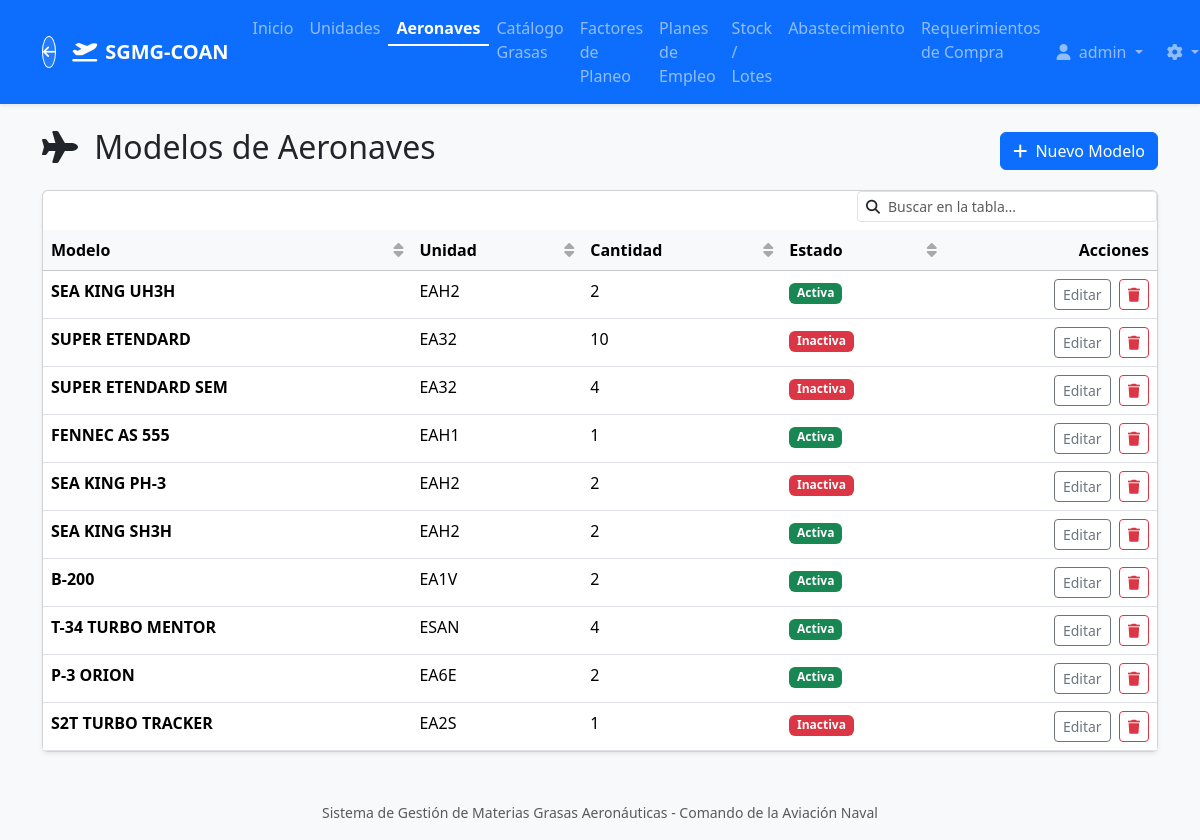
/aircrafts/ (signed in), run on the app's committed database.
### core/models.py (models this page shows, shortened)
class CustomUser(AbstractUser):
    unit = models.ForeignKey(
        'Unit',
        on_delete=models.SET_NULL,
        null=True,
        blank=True,
        related_name='users',
        verbose_name="Unidad / Escuadrilla Asignada",
        help_text="Asignar una unidad para restringir al usuario a consumos únicamente de esta ubicación."
    )

class AircraftModel(models.Model):
    name = models.CharField(max_length=100, unique=True, verbose_name="Modelo de Aeronave")
    unit = models.ForeignKey(Unit, on_delete=models.CASCADE, related_name="aircrafts", verbose_name="Unidad / Escuadra")
    total_aircraft = models.PositiveIntegerField(default=1, verbose_name="Cantidad de Aeronaves")
    is_active = models.BooleanField(default=True, verbose_name="Operativa (Activa)")
    class Meta:
        verbose_name = "Modelo de Aeronave"
        verbose_name_plural = "Modelos de Aeronaves"

class Unit(models.Model):
    name = models.CharField(max_length=100, unique=True, verbose_name="Nombre de la Unidad")
    description = models.TextField(blank=True, null=True, verbose_name="Descripción")
    class Meta:
        verbose_name = "Unidad"
        verbose_name_plural = "Unidades"

### core/views.py (the view)
# urls.py: path('aircrafts/', views.AircraftListView.as_view(), name='aircraft_list'),
class AircraftListView(LoginRequiredMixin, ListView):
    model = AircraftModel
    template_name = 'core/aircraft_list.html'
    context_object_name = 'aircrafts'

### core/templates/core/aircraft_list.html
{% extends 'base.html' %}
{% block content %}
<div class="d-flex justify-content-between align-items-center mt-4 mb-3">
    <h2><i class="fa-solid fa-plane me-2"></i> Modelos de Aeronaves</h2>
    {% if user.is_staff or 'Logistica' in user.groups.all|join:',' or 'Administrador' in user.groups.all|join:',' %}
    <a href="{% url 'aircraft_create' %}" class="btn btn-primary"><i class="fa-solid fa-plus me-1"></i> Nuevo Modelo</a>
    {% endif %}
</div>
<div class="card shadow-sm">
    <div class="card-body p-0">
        <table class="table table-hover mb-0">
            <thead class="table-light">
                <tr>
                    <th>Modelo</th>
                    <th>Unidad</th>
                    <th>Cantidad</th>
                    <th>Estado</th>
                    <th class="text-end">Acciones</th>
                </tr>
            </thead>
            <tbody>
                {% for aircraft in aircrafts %}
                <tr>
                    <td><strong>{{ aircraft.name }}</strong></td>
                    <td>{{ aircraft.unit.name }}</td>
                    <td>{{ aircraft.total_aircraft }}</td>
                    <td>
                        {% if aircraft.is_active %}
                        <span class="badge bg-success">Activa</span>
                        {% else %}
                        <span class="badge bg-danger">Inactiva</span>
                        {% endif %}
                    </td>
                    <td class="text-end">
                        {% if user.is_staff or 'Logistica' in user.groups.all|join:',' or 'Administrador' in user.groups.all|join:',' %}
                        <a href="{% url 'aircraft_update' aircraft.id %}" class="btn btn-sm btn-outline-secondary">Editar</a>
                        <a href="{% url 'aircraft_delete' aircraft.id %}" class="btn btn-sm btn-outline-danger ms-1" title="Eliminar"><i class="fa-solid fa-trash"></i></a>
                        {% endif %}
                    </td>
                </tr>
                {% empty %}
                <tr>
                    <td colspan="5" class="text-center py-4 text-muted">No hay modelos de aeronaves registrados.</td>
                </tr>
                {% endfor %}
            </tbody>
        </table>
    </div>
</div>
{% endblock %}

### templates/base.html (shortened to what this page needs)
<!DOCTYPE html>
{% load static %}
<html lang="es">
<head>
    <link href="https://cdn.jsdelivr.net/npm/bootstrap@5.3.2/dist/css/bootstrap.min.css" rel="stylesheet">
    <link rel="stylesheet" href="https://cdnjs.cloudflare.com/ajax/libs/font-awesome/6.4.2/css/all.min.css">
    <link href="{% static 'css/style.css' %}" rel="stylesheet">
</head>
<body class="bg-light">
    {% block navbar %}
    <nav class="navbar navbar-expand-lg navbar-dark bg-primary shadow-sm mb-4">
        <div class="container">
            <a href="/" class="btn btn-sm text-white border-white me-3" style="border-radius: 50%; width: 32px; height: 32px; padding: 0; display: flex; align-items: center; justify-content: center; background: rgba(255,255,255,0.1);" title="Volver al Portal">
                <i class="fa-solid fa-arrow-left"></i>
            </a>
            <a class="navbar-brand d-flex align-items-center" href="{% url 'home' %}">
                <i class="fa-solid fa-plane-departure me-2"></i>
                <strong>SGMG-COAN</strong>
            </a>
            <div class="collapse navbar-collapse" id="navbarNav">
                <ul class="navbar-nav me-auto">
                    <li class="nav-item">
                        <a class="nav-link {% if request.resolver_match.url_name == 'home' %}active fw-bold text-white border-bottom border-2 border-white pb-1{% endif %}" href="{% url 'home' %}">Inicio</a>
                    </li>
                    {% if user.is_authenticated %}
                    <li class="nav-item">
                        <a class="nav-link " href="{% url 'unit_list' %}">Unidades</a>
                    </li>
                    <li class="nav-item">
                        <a class="nav-link {% if 'aircraft' in request.resolver_match.url_name %}active fw-bold text-white border-bottom border-2 border-white pb-1{% endif %}" href="{% url 'aircraft_list' %}">Aeronaves</a>
                    </li>
                    <li class="nav-item">
                        <a class="nav-link " href="{% url 'grease_list' %}">Catálogo Grasas</a>
                    </li>
                    <li class="nav-item">
                        <a class="nav-link {% if 'association' in request.resolver_match.url_name %}active fw-bold text-white border-bottom border-2 border-white pb-1{% endif %}" href="{% url 'association_list' %}">Factores de Planeo</a>
                    </li>
                    <li class="nav-item">
                        <a class="nav-link {% if 'flightplan' in request.resolver_match.url_name %}active fw-bold text-white border-bottom border-2 border-white pb-1{% endif %}" href="{% url 'flightplan_list' %}">Planes de Empleo</a>
                    </li>
                    <li class="nav-item">
                        <a class="nav-link " href="{% url 'batch_list' %}">Stock / Lotes</a>
                    </li>
                    <li class="nav-item">
                        <a class="nav-link " href="{% url 'procurement_forecast' %}">Abastecimiento</a>
                    </li>
                    <li class="nav-item">
                        <a class="nav-link " href="{% url 'requirement_list' %}">Requerimientos de Compra</a>
                    </li>
                    {% endif %}
                </ul>
                <ul class="navbar-nav ms-auto">
                    {% if user.is_authenticated %}
                        <li class="nav-item dropdown">
                            <a class="nav-link dropdown-toggle" href="#" id="navbarDropdown" role="button" data-bs-toggle="dropdown" aria-expanded="false">
                                <i class="fa-solid fa-user me-1"></i> {{ user.username }}
                            </a>
                        </li>
                        {% if user.is_staff or 'Administrador' in user.groups.all|join:',' or 'Logistica' in user.groups.all|join:',' %}
                        <li class="nav-item dropdown ms-2">
                            <a class="nav-link dropdown-toggle" href="#" id="configDropdown" role="button" data-bs-toggle="dropdown" aria-expanded="false" title="Configuración del Sistema">
                                <i class="fa-solid fa-gear"></i>
                            </a>
                        </li>
                        {% endif %}
                    {% else %}
                        <li class="nav-item">
                            <a class="nav-link" href="{% url 'login' %}">Iniciar Sesión</a>
                        </li>
                    {% endif %}
                </ul>
            </div>
        </div>
    </nav>
    {% endblock navbar %}
    <div class="container">
        {% block content %}
        {% endblock %}
    </div>
    <footer class="text-center mt-5 mb-3 text-muted">
        <small>Sistema de Gestión de Materias Grasas Aeronáuticas - Comando de la Aviación Naval</small>
    </footer>
</body>
</html>

### data on the page
CustomUser: username "admin"
AircraftModel: name "SEA KING UH3H", unit.name "EAH2", total_aircraft "2", is_active "Activa"
AircraftModel: name "SUPER ETENDARD", unit.name "EA32", total_aircraft "10", is_active "Inactiva"
AircraftModel: name "SUPER ETENDARD SEM", unit.name "EA32", total_aircraft "4", is_active "Inactiva"
AircraftModel: name "FENNEC AS 555", unit.name "EAH1", total_aircraft "1", is_active "Activa"
AircraftModel: name "SEA KING PH-3", unit.name "EAH2", total_aircraft "2", is_active "Inactiva"
AircraftModel: name "SEA KING SH3H", unit.name "EAH2", total_aircraft "2", is_active "Activa"
AircraftModel: name "B-200", unit.name "EA1V", total_aircraft "2", is_active "Activa"
AircraftModel: name "T-34 TURBO MENTOR", unit.name "ESAN", total_aircraft "4", is_active "Activa"
AircraftModel: name "P-3 ORION", unit.name "EA6E", total_aircraft "2", is_active "Activa"
AircraftModel: name "S2T TURBO TRACKER", unit.name "EA2S", total_aircraft "1", is_active "Inactiva"
